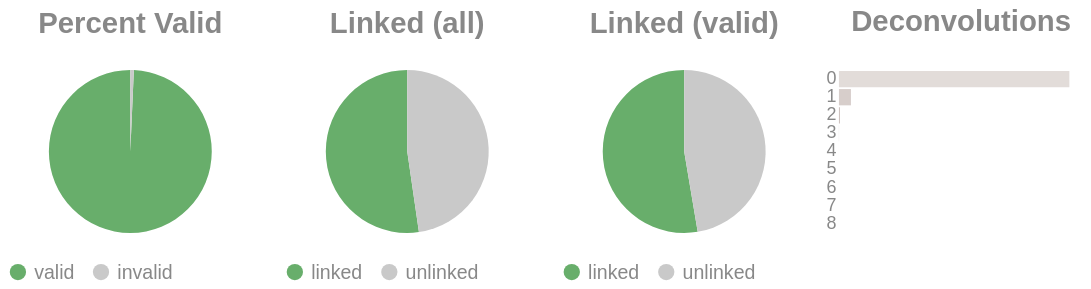

Source (notebook cell):
### Code cell
if SKIPLR:
    pass
else:
    clash = Counter()
    for i in valids['molecule'].to_list():
        _mol = i.split("-")
        if len(_mol) == 1:
            clash.update('0')
        else:
            clash.update(_mol[-1])

    _d = {"deconvolutions": [], 'count': []}
    for k,v in clash.items():
        _d['deconvolutions'].append(k)
        _d['count'].append(v)

    tot_valid = valids['reads'].sum()
    mask = valids['reads'] >= 2
    n_linked_reads = valids.filter(mask)['reads'].sum()
    if n_linked_reads == 0:
        print_html("No linked molecules (>=2 reads) were detected; skipping linked-only distributions.")
        SKIPLR = True
    else:
        perc_valid = round(tot_valid / n_reads, 4)
        linked_perc_abs = round(n_linked_reads / n_reads, 4)
        linked_perc = round(n_linked_reads / tot_valid, 4)

    _valid = pl.DataFrame({"valids": ['valid', 'invalid'], "count": [tot_valid, n_reads - tot_valid]})
    _linked_abs = pl.DataFrame({"linked (absolute)": ['linked', 'unlinked'], "count": [n_linked_reads, n_reads - n_linked_reads]})
    _linked_rel = pl.DataFrame({"linked (valids)": ['linked', 'unlinked'], "count": [n_linked_reads, tot_valid - n_linked_reads]})

    (
        alt.hconcat(
            piechart(_valid, goodval = 'valid', title = "Percent Valid"),
            piechart(_linked_abs, goodval = "linked", title =  "Linked (all)"),
            piechart(_linked_rel, goodval = "linked", title =  "Linked (valid)"),
            convolutionbar(pl.DataFrame(_d), title = "Deconvolutions"),
            center = True,
            bounds = 'flush'
        )
        .resolve_scale(color='independent')
        .resolve_legend('independent')
        .properties(usermeta={'embedOptions': {"actions": False}})
    ).display()

### Figure 1 — Vega-Lite specification as saved in the notebook (floating-point values rounded to 4 significant figures)
{"width": "container", "height": 400, "config": {"title": {"anchor": "start", "dy": -15, "fontSize": 18, "color": "#888888", "subtitleColor": "#888888", "subtitleFontSize": 14}, "arc": {"fill": "#0072B2"}, "axis": {"domainColor": "#888888", "domainWidth": 0.5, "gridWidth": 0.2, "grid": false, "titleFontWeight": 400, "titleFontSize": 15, "labelFontSize": 11, "labelColor": "#888888", "tickColor": "#888888", "tickWidth": 0.2, "titleColor": "#888888"}, "axisBand": {"grid": false}, "axisX": {"grid": true, "tickSize": 10, "domainCap": "round"}, "axisY": {"domain": false, "grid": true, "tickSize": 0, "domainCap": "round"}, "background": "transparent", "header": {"labelFontSize": 15, "labelColor": "#888888", "titleFontSize": 15, "titleFontWeight": 600, "titleColor": "#888888"}, "legend": {"labelFont": "sans-serif", "labelFontSize": 12, "labelColor": "#888888", "symbolSize": 100, "symbolType": "circle", "titleFontSize": 12, "titlePadding": 10, "titleColor": "#888888", "title": null}, "range": {"category": ["#E69F00", "#56B4E9", "#009E73", "#F0E442", "#0072B2", "#D55E00", "#CC79A7", "#000000"], "diverging": ["#cfe8f3", "#a2d4ec", "#73bfe2", "#46abdb", "#1696d2", "#12719e"]}, "area": {"fill": "#0072B2", "fillOpacity": 0.7, "line": true, "strokeOpacity": 0.7}, "line": {"color": "#0072B2", "stroke": "#0072B2", "strokeWidth": 2}, "trail": {"color": "#0072B2", "stroke": "#0072B2", "strokeWidth": 0, "size": 1}, "point": {"filled": true, "fillOpacity": 1.0, "size": 95}, "text": {"color": "#888888", "fontSize": 11, "align": "right", "fontWeight": 400, "size": 11}, "bar": {"fill": "#0072B2", "stroke": null}, "view": {"stroke": null, "continuousWidth": 660, "continuousHeight": 400}}, "hconcat": [{"data": {"name": "data-30a50220dd2d67f7f443666816c64a6a"}, "mark": {"type": "arc"}, "encoding": {"color": {"field": "valids", "legend": {"orient": "bottom", "title": null}, "scale": {"domain": ["valid", "invalid"], "range": ["#68ae6b", "#C9C9C9"]}, "title": "Valids", "type": "nominal"}, "theta": {"field": "count", "type": "quantitative"}, "tooltip": [{"field": "valids", "title": "Valids", "type": "ordinal"}, {"field": "percent", "format": ".2%", "title": "Percent", "type": "quantitative"}, {"field": "count", "title": "Count", "type": "quantitative"}]}, "height": 100, "title": {"text": "Percent Valid", "align": "center", "anchor": "middle"}, "transform": [{"calculate": "datum.count / 13988772", "as": "percent"}], "width": 150}, {"data": {"name": "data-d462bc8030a6951bbcc6451d0397a8ed"}, "mark": {"type": "arc"}, "encoding": {"color": {"field": "linked (absolute)", "legend": {"orient": "bottom", "title": null}, "scale": {"domain": ["linked", "unlinked"], "range": ["#68ae6b", "#C9C9C9"]}, "title": "Linked (Absolute)", "type": "nominal"}, "theta": {"field": "count", "type": "quantitative"}, "tooltip": [{"field": "linked (absolute)", "title": "Linked (Absolute)", "type": "ordinal"}, {"field": "percent", "format": ".2%", "title": "Percent", "type": "quantitative"}, {"field": "count", "title": "Count", "type": "quantitative"}]}, "height": 100, "title": {"text": "Linked (all)", "align": "center", "anchor": "middle"}, "transform": [{"calculate": "datum.count / 13988772", "as": "percent"}], "width": 150}, {"data": {"name": "data-4733e4a4f1a8bbc7240f040bdeea3bc0"}, "mark": {"type": "arc"}, "encoding": {"color": {"field": "linked (valids)", "legend": {"orient": "bottom", "title": null}, "scale": {"domain": ["linked", "unlinked"], "range": ["#68ae6b", "#C9C9C9"]}, "title": "Linked (Valids)", "type": "nominal"}, "theta": {"field": "count", "type": "quantitative"}, "tooltip": [{"field": "linked (valids)", "title": "Linked (Valids)", "type": "ordinal"}, {"field": "percent", "format": ".2%", "title": "Percent", "type": "quantitative"}, {"field": "count", "title": "Count", "type": "quantitative"}]}, "height": 100, "title": {"text": "Linked (valid)", "align": "center", "anchor": "middle"}, "transform": [{"calculate": "datum.count / 13891916", "as": "percent"}], "width": 150}, {"data": {"name": "data-f89d389fd63ce2d3d3638abe89accc36"}, "mark": {"type": "bar"}, "encoding": {"color": {"field": "deconvolutions", "legend": null, "scale": {"scheme": "lightgreyred"}, "type": "nominal"}, "tooltip": [{"field": "deconvolutions", "title": "Deconvolutions", "type": "ordinal"}, {"field": "percent", "format": ".2%", "title": "Percent", "type": "quantitative"}, {"field": "count", "title": "Count", "type": "quantitative"}], "x": {"axis": null, "field": "count", "type": "quantitative"}, "y": {"field": "deconvolutions", "sort": "ascending", "title": null, "type": "nominal"}}, "height": 100, "title": {"text": "Deconvolutions", "align": "center", "anchor": "middle"}, "transform": [{"calculate": "datum.count / 8972192", "as": "percent"}], "width": 150}], "bounds": "flush", "center": true, "resolve": {"legend": {"angle": "independent"}, "scale": {"color": "independent"}}, "usermeta": {"embedOptions": {"actions": false}}, "$schema": "https://vega.github.io/schema/vega-lite/v6.1.0.json", "datasets": {"data-30a50220dd2d67f7f443666816c64a6a": [{"valids": "valid", "count": 13891916}, {"valids": "invalid", "count": 96856}], "data-d462bc8030a6951bbcc6451d0397a8ed": [{"linked (absolute)": "linked", "count": 7314601}, {"linked (absolute)": "unlinked", "count": 6674171}], "data-4733e4a4f1a8bbc7240f040bdeea3bc0": [{"linked (valids)": "linked", "count": 7314601}, {"linked (valids)": "unlinked", "count": 6577315}], "data-f89d389fd63ce2d3d3638abe89accc36": [{"deconvolutions": "0", "count": 8487445}, {"deconvolutions": "1", "count": 442306}, {"deconvolutions": "2", "count": 37858}, {"deconvolutions": "3", "count": 3976}, {"deconvolutions": "4", "count": 519}, {"deconvolutions": "5", "count": 72}, {"deconvolutions": "6", "count": 11}, {"deconvolutions": "7", "count": 4}, {"deconvolutions": "8", "count": 1}]}}
